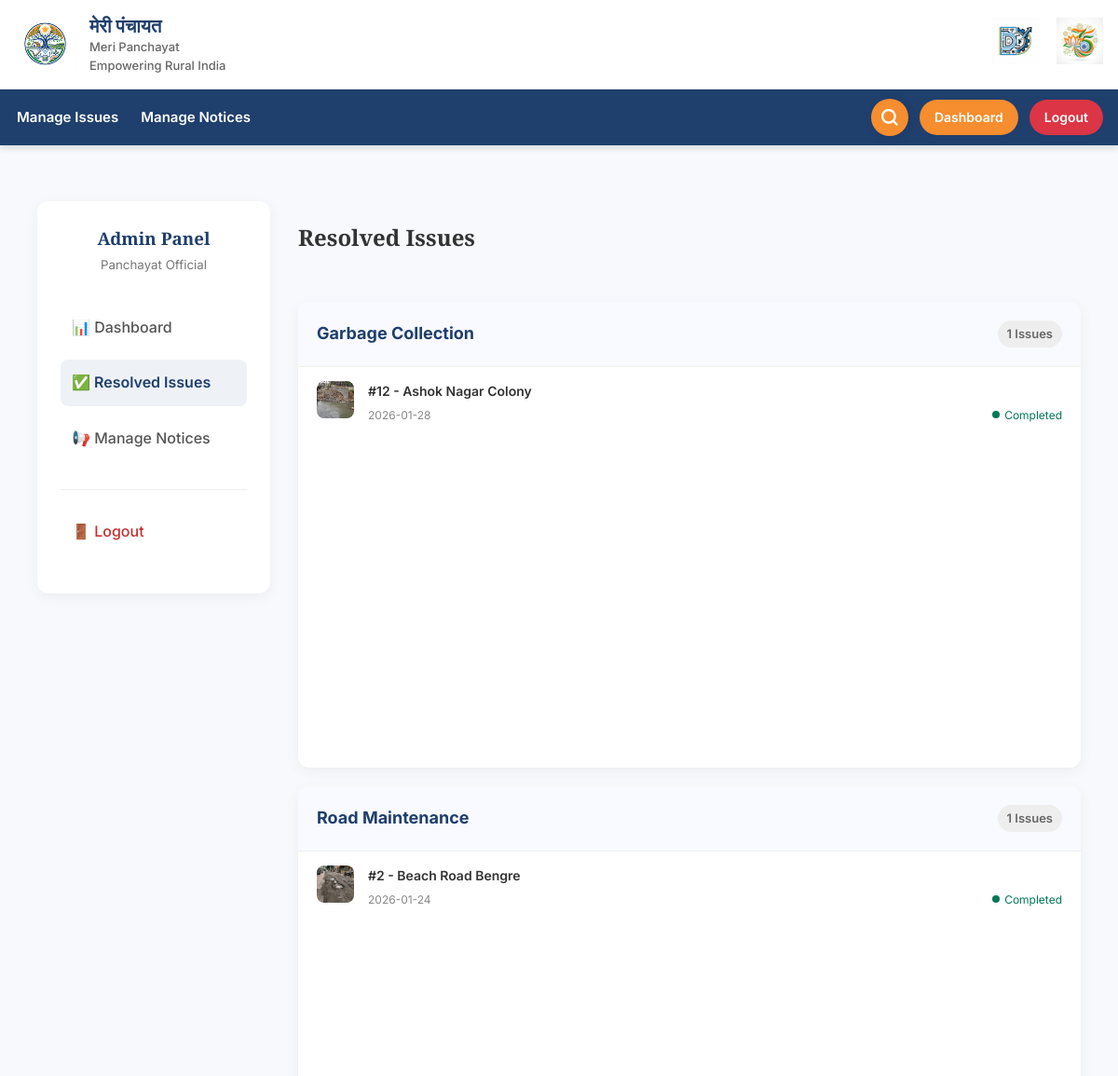
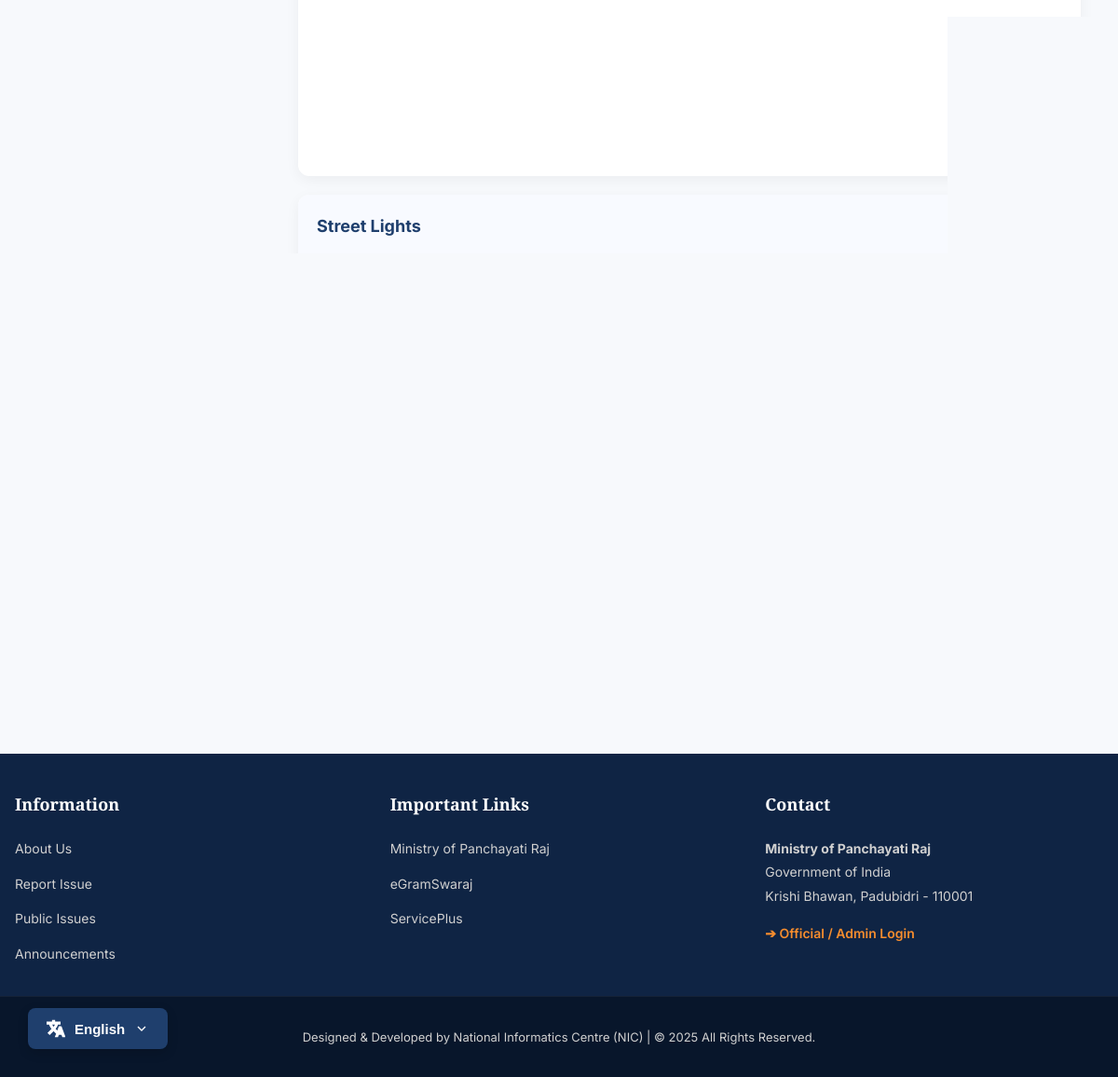
Page /admin/completed_issues (signed in) on the committed database (2 pictures, top to bottom).
### tables this page shows
CREATE TABLE issues (
        id INTEGER PRIMARY KEY AUTOINCREMENT,
        tracking_id TEXT UNIQUE,
        panchayath_id INTEGER,
        category TEXT,
        description TEXT,
        location TEXT,
        photo_path TEXT,
        status TEXT DEFAULT 'Pending',
        rejection_reason TEXT,
        created_at DATETIME DEFAULT CURRENT_TIMESTAMP
    , user_id INTEGER);

### app.py (the view)
@app.route("/admin/completed_issues")
@login_required
def admin_completed_issues():
    pid = session["panchayath_id"]
    conn = connect_db()
    issues = conn.execute("""
        SELECT i.*, u.name as reporter_name
        FROM issues i
        LEFT JOIN users u ON i.user_id = u.id
        WHERE i.panchayath_id = ? AND i.status = 'Completed'
        ORDER BY i.created_at DESC
    """, (pid,)).fetchall()
    conn.close()
    return render_template("admin/completed_issues.html", issues=issues)

### app.py (called while the page is built)
def connect_db():
    conn = sqlite3.connect(DB_NAME, timeout=10) # Added timeout
    conn.row_factory = sqlite3.Row
    conn.execute("PRAGMA journal_mode=WAL;")
    return conn

def _get_text(key):
    lang = session.get("lang", "en")
    return TRANSLATIONS.get(lang, TRANSLATIONS["en"]).get(key, key)

@app.context_processor
def inject_get_text():
    return dict(get_text=_get_text)

def login_required(f):
    @wraps(f)
    def decorated_function(*args, **kwargs):
        if "admin_id" not in session:
            flash(_get_text("flash_login_required"), "warning")
            return redirect(url_for("admin_login"))
        return f(*args, **kwargs)
    return decorated_function

### templates/admin/completed_issues.html
{% extends "base.html" %}
{% block css %}
<link rel="stylesheet" href="{{ url_for('static', filename='css/dashboard.css') }}">
{% endblock %}
{% block content %}
<div class="admin-dashboard-container">
    <aside class="admin-sidebar">
        <div style="text-align: center; margin-bottom: 30px;">
            <h3 style="color: var(--primary-color); margin: 0; font-family: var(--font-serif);">Admin Panel</h3>
            <small style="color: #777;">Panchayat Official</small>
        </div>
        <nav class="admin-nav">
            <ul style="list-style: none; padding: 0;">
                <li>
                    <a href="{{ url_for('admin_dashboard') }}">
                        📊 Dashboard
                    </a>
                </li>
                <li>
                    <a href="{{ url_for('admin_completed_issues') }}" class="active">
                        ✅ Resolved Issues
                    </a>
                </li>
                <li>
                    <a href="{{ url_for('admin_notices') }}">
                        📢 Manage Notices
                    </a>
                </li>
                <li style="margin-top: 30px; border-top: 1px solid #eee; padding-top: 20px;">
                    <a href="{{ url_for('admin_logout') }}" style="color: #c53030;">
                        🚪 Logout
                    </a>
                </li>
            </ul>
        </nav>
    </aside>
    <main class="dashboard-main">
        <h2 style="margin: 0; color: #333; margin-bottom: 20px;">Resolved Issues</h2>
        <div class="department-grid" style="display: block;">
            {% if issues %}
            {% for category, dept_issues in issues|sort(attribute='category')|groupby('category') %}
            <div class="department-card" style="margin-bottom: 20px;">
                <div class="department-header">
                    <h3>{{ category }}</h3>
                    <span
                        style="font-size: 13px; font-weight: 600; color: #666; background: #eee; padding: 4px 10px; border-radius: 20px;">
                        {{ dept_issues|list|length }} Issues
                    </span>
                </div>
                <div class="issue-list-scroll">
                    {% for i in dept_issues %}
                    <a href="{{ url_for('admin_issue_detail', issue_id=i.id) }}" style="text-decoration: none;">
                        <div class="dept-issue-item">
                            <div class="dept-issue-icon">
                                {% if i.photo_path %}
                                <img src="{{ url_for('static', filename=i.photo_path) }}"
                                    style="width: 100%; height: 100%; object-fit: cover; border-radius: 8px;">
                                {% else %}
                                📄
                                {% endif %}
                            </div>
                            <div class="dept-issue-content">
                                <span class="dept-issue-title">#{{ i.id }} - {{ i.location }}</span>
                                <div class="dept-issue-meta">
                                    <span>{{ i.created_at[:10] }}</span>
                                    <span style="display: flex; align-items: center;">
                                        <span class="status-dot" style="background: #047857;"></span>
                                        <span style="color: #047857;">Completed</span>
                                    </span>
                                </div>
                            </div>
                        </div>
                    </a>
                    {% endfor %}
                </div>
            </div>
            {% endfor %}
            {% else %}
            <div style="text-align: center; padding: 50px; background: white; border-radius: 12px; color: #777;">
                <h3>No resolved issues found.</h3>
                <p>Completed complaints will appear here.</p>
            </div>
            {% endif %}
        </div>
    </main>
</div>
{% endblock %}

### static/css/layout.css (style rules this page uses)
:root { --primary-color: #1f3f6d; --secondary-color: #f68d2e; --accent-color: #138808; --text-color: #333; --bg-color: #f7f9fc; --white: #ffffff; --font-main: 'Inter', sans-serif; --font-serif: 'Playfair Display', serif; }
html { scroll-behavior: smooth; }
body { margin: 0; font-family: var(--font-main); background: var(--bg-color); color: var(--text-color); line-height: 1.6; font-size: 16px; -webkit-font-smoothing: antialiased; -moz-osx-font-smoothing: grayscale; }
h1, h2, h3, h4, h5, h6 { font-family: var(--font-serif); font-weight: 700; margin-top: 0; color: var(--primary-color); }
main { padding: 20px 0; min-height: 60vh; }

### static/css/dashboard.css (style rules this page uses)
.admin-dashboard-container { display: grid; grid-template-columns: 250px 1fr; gap: 30px; padding: 40px; min-height: 80vh; max-width: 1400px; margin: auto; }
.admin-sidebar { background: var(--white); padding: 25px; border-radius: 12px; box-shadow: 0 4px 15px rgba(0, 0, 0, 0.05); height: fit-content; }
.admin-nav ul { list-style: none; padding: 0; }
.admin-nav li { margin-bottom: 10px; }
.admin-nav a { display: block; padding: 12px; color: #555; text-decoration: none; transition: 0.2s; border-radius: 8px; font-weight: 500; }
.admin-nav a.active { background: #eef2f7; color: var(--primary-color); font-weight: 600; }
.dashboard-main { display: grid; gap: 30px; }
.department-grid { display: grid; grid-template-columns: repeat(auto-fit, minmax(350px, 1fr)); gap: 25px; }
.department-card { background: var(--white); border-radius: 12px; box-shadow: 0 4px 15px rgba(0, 0, 0, 0.05); overflow: hidden; display: flex; flex-direction: column; height: 500px; }
.department-header { padding: 20px; background: #f8faff; border-bottom: 1px solid #eee; display: flex; justify-content: space-between; align-items: center; }
.department-header h3 { margin: 0; color: var(--primary-color); font-size: 18px; font-family: var(--font-main); font-weight: 700; }
.issue-list-scroll { overflow-y: auto; flex: 1; padding: 0; }
.dept-issue-item { padding: 15px 20px; border-bottom: 1px solid #f0f0f0; transition: background 0.2s; display: flex; gap: 15px; }
.dept-issue-item:last-child { border-bottom: none; }
.dept-issue-icon { width: 40px; height: 40px; background: #f0f0f0; border-radius: 8px; display: flex; align-items: center; justify-content: center; font-size: 18px; flex-shrink: 0; }
.dept-issue-content { flex: 1; }
.dept-issue-title { font-size: 14px; font-weight: 600; color: #333; margin-bottom: 4px; display: block; }
.dept-issue-meta { font-size: 12px; color: #888; display: flex; justify-content: space-between; align-items: center; }
.status-dot { height: 8px; width: 8px; border-radius: 50%; display: inline-block; margin-right: 5px; }

### rows in the picture
issues: category "Garbage Collection", dept_issues "1", photo_path (picture), id "12", location "Ashok Nagar Colony", created_at "2026-01-28"
issues: category "Road Maintenance", dept_issues "1", photo_path (picture), id "2", location "Beach Road Bengre", created_at "2026-01-24"
issues: category "Street Lights", photo_path (picture)

### other values in the picture
{{ get_text('brand_name_hindi') }} "मेरी पंचायत"
{{ get_text('brand_name_en') }} "Meri Panchayat"
{{ get_text('brand_tagline') }} "Empowering Rural India"
{{ get_text('manage_issues') }} "Manage Issues"
{{ get_text('manage_notices') }} "Manage Notices"
{{ get_text('dashboard') }} "Dashboard"
{{ get_text('logout') }} "Logout"
{{ get_text('information') }} "Information"
{{ get_text('about_us') }} "About Us"
{{ get_text('report_issue') }} "Report Issue"
{{ get_text('public_issues') }} "Public Issues"
{{ get_text('announcements') }} "Announcements"
{{ get_text('important_links') }} "Important Links"
{{ get_text('ministry_name') }} "Ministry of Panchayati Raj"
{{ get_text('egram_swaraj') }} "eGramSwaraj"
